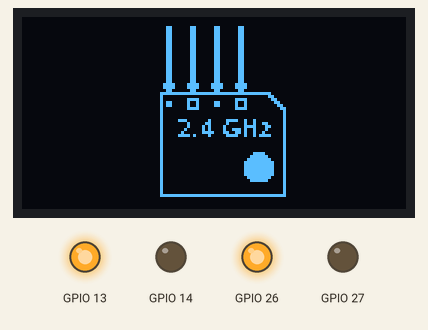
Simulated run of this sketch. Board: ESP32. Parts: 128×64 one-colour display, output pins drawn as LEDs (lit = HIGH). EEPROM starts erased; no radio packets arrive unless stated. At 10.0 s the program restarts the board; the recording ends there.

Above: at 0.06 s.

The sketch:

main_v1.3.ino
```cpp
// NRF24 Connection
// SCK=18, MISO=19, MOSI=23, CS=5, CE=4/15

#include <Arduino.h>
#include <RF24.h>
#include <Preferences.h>
#include <Adafruit_SH110X.h>

#define dial 36
#define select 25
#define red 39
#define b1 35
#define b2 34

Adafruit_SH1106G oled = Adafruit_SH1106G (128,64,&Wire,-1);

const unsigned char CWIR3_Ghost_RF [] PROGMEM = {
	0x00, 0x00, 0x00, 0x00, 0x00, 0x00, 0x00, 0x00, 0x00, 0x00, 0x00, 0x00, 0x00, 0x00, 0x00, 0x00,
	0x00, 0x00, 0x00, 0x00, 0x00, 0x00, 0x00, 0x00, 0x00, 0x00, 0x00, 0x00, 0x00, 0x00, 0x00, 0x00,
	0x00, 0x00, 0x00, 0x00, 0x00, 0x00, 0x00, 0x00, 0x00, 0x00, 0x00, 0x00, 0x00, 0x00, 0x00, 0x00,
	0x00, 0x00, 0x00, 0x00, 0x00, 0x00, 0x00, 0x00, 0x00, 0x00, 0x00, 0x00, 0x00, 0x00, 0x00, 0x00,
	0x00, 0x00, 0x00, 0x00, 0x00, 0x00, 0x00, 0x00, 0x00, 0x00, 0x00, 0x00, 0x00, 0x00, 0x00, 0x00,
	0x00, 0x00, 0x00, 0x00, 0x00, 0x00, 0x00, 0x00, 0x00, 0x00, 0x00, 0x00, 0x00, 0x00, 0x00, 0x00,
	0x00, 0x00, 0x00, 0x00, 0x00, 0x00, 0x00, 0x00, 0x00, 0x00, 0x00, 0x00, 0x00, 0x00, 0x00, 0x00,
	0x00, 0x00, 0x00, 0x00, 0x00, 0x00, 0x00, 0x00, 0x00, 0x00, 0x00, 0x00, 0x00, 0x00, 0x00, 0x00,
	0x00, 0x00, 0x00, 0x00, 0x00, 0x00, 0x00, 0x00, 0x00, 0x00, 0x00, 0x00, 0x00, 0x00, 0x00, 0x00,
	0x00, 0x00, 0x00, 0x00, 0x00, 0x00, 0x00, 0x00, 0x00, 0x00, 0x00, 0x00, 0x00, 0x00, 0x00, 0x00,
	0x00, 0x00, 0x00, 0x00, 0x00, 0x00, 0x00, 0x00, 0x30, 0x80, 0x00, 0x00, 0x00, 0x00, 0x00, 0x00,
	0x00, 0xff, 0x00, 0x00, 0xe0, 0x03, 0x80, 0x00, 0x71, 0xc7, 0x0f, 0xfc, 0x00, 0x00, 0x7f, 0x00,
	0x00, 0xff, 0x07, 0x00, 0xe0, 0x03, 0x80, 0x00, 0x70, 0x80, 0x0f, 0xfc, 0x00, 0x00, 0x7f, 0x00,
	0x03, 0x81, 0xc6, 0x00, 0xe0, 0x03, 0x80, 0x00, 0x70, 0x00, 0x0e, 0x03, 0x80, 0x03, 0x80, 0xe0,
	0x03, 0x81, 0xc5, 0x00, 0xe0, 0x03, 0x80, 0x00, 0x70, 0x00, 0x0e, 0x03, 0x80, 0x03, 0x80, 0xe0,
	0x03, 0x80, 0xc0, 0x80, 0xe0, 0xc3, 0x80, 0x00, 0x70, 0x00, 0x0e, 0x03, 0x80, 0x01, 0x80, 0xe0,
	0x03, 0x80, 0x00, 0x40, 0xe1, 0xc3, 0x80, 0x00, 0x70, 0x82, 0x0e, 0x03, 0x80, 0x00, 0x00, 0xe0,
	0x03, 0x80, 0x00, 0x00, 0xe1, 0xc3, 0x8d, 0xb6, 0x70, 0x84, 0x0e, 0x03, 0x80, 0x00, 0x00, 0xe0,
	0x03, 0x84, 0x00, 0x8c, 0xe1, 0xc3, 0x92, 0x49, 0x70, 0x88, 0x0e, 0x03, 0x80, 0x00, 0x00, 0xe0,
	0x03, 0x8a, 0x00, 0x94, 0xe1, 0xc3, 0x92, 0x49, 0x70, 0x90, 0x0e, 0x03, 0x80, 0x00, 0x00, 0xe0,
	0x03, 0x91, 0x00, 0xa4, 0xe1, 0xc3, 0x92, 0x49, 0x70, 0x90, 0x0f, 0xfc, 0x11, 0x10, 0x1f, 0x00,
	0x03, 0xe0, 0x83, 0xc7, 0xe1, 0xc3, 0xe2, 0x49, 0xff, 0x9f, 0xff, 0xff, 0xea, 0xab, 0xff, 0x00,
	0x03, 0x80, 0x44, 0xa4, 0xe1, 0xc3, 0x92, 0x49, 0x70, 0x90, 0x0f, 0xfc, 0x04, 0x44, 0x0f, 0xc0,
	0x03, 0x80, 0x28, 0x94, 0xe1, 0xc3, 0x92, 0x49, 0x70, 0x90, 0x0e, 0x70, 0x00, 0x00, 0x00, 0xe0,
	0x03, 0x80, 0x10, 0x8c, 0xe1, 0xc3, 0x92, 0x49, 0x70, 0x88, 0x0e, 0x70, 0x00, 0x00, 0x00, 0xe0,
	0x03, 0x80, 0x00, 0x00, 0xe1, 0xc3, 0x8d, 0xb6, 0x70, 0x84, 0x0e, 0x1c, 0x00, 0x00, 0x00, 0xe0,
	0x03, 0x80, 0x00, 0x00, 0xe1, 0xc3, 0x80, 0x00, 0x70, 0x82, 0x0e, 0x1c, 0x00, 0x00, 0x00, 0xe0,
	0x03, 0x80, 0xc0, 0x00, 0xe1, 0xc3, 0x80, 0x00, 0x70, 0x00, 0x0e, 0x03, 0x00, 0x01, 0x80, 0xe0,
	0x03, 0x81, 0xc0, 0x00, 0xe1, 0xc3, 0x80, 0x00, 0x70, 0x00, 0x0e, 0x03, 0x80, 0x03, 0x80, 0xe0,
	0x03, 0x81, 0xc0, 0x00, 0xe1, 0xc3, 0x80, 0x00, 0x70, 0x00, 0x0e, 0x03, 0x80, 0x01, 0x80, 0xe0,
	0x00, 0xff, 0x00, 0x00, 0x3f, 0x3e, 0x00, 0x00, 0x70, 0x00, 0x0e, 0x03, 0x80, 0x00, 0x7f, 0x00,
	0x00, 0xff, 0x00, 0x00, 0x3f, 0x3e, 0x00, 0x00, 0x70, 0x00, 0x0e, 0x03, 0x80, 0x00, 0x7f, 0x00,
	0x00, 0x00, 0x00, 0x00, 0x00, 0x00, 0x00, 0x00, 0x00, 0x00, 0x00, 0x00, 0x00, 0x00, 0x00, 0x00,
	0x00, 0x00, 0x00, 0x00, 0x00, 0x00, 0x00, 0x00, 0x00, 0x00, 0x00, 0x00, 0x00, 0x00, 0x00, 0x00,
	0x00, 0x00, 0x00, 0x00, 0x00, 0x00, 0x00, 0x00, 0x00, 0x00, 0x00, 0x00, 0x00, 0x00, 0x00, 0x00,
	0x00, 0x00, 0x00, 0x00, 0x00, 0x00, 0x00, 0x00, 0x00, 0x00, 0x00, 0x00, 0x00, 0x00, 0x00, 0x00,
	0x00, 0x00, 0x00, 0x00, 0x00, 0x00, 0x00, 0x00, 0x00, 0x00, 0x00, 0x00, 0x00, 0x00, 0x00, 0x00,
	0x00, 0x00, 0x00, 0x00, 0x00, 0x00, 0x00, 0x00, 0x00, 0x00, 0x00, 0x00, 0x00, 0x00, 0x00, 0x00,
	0x00, 0x00, 0x00, 0x00, 0x00, 0x00, 0x00, 0x00, 0x00, 0x00, 0x00, 0x00, 0x00, 0x00, 0x00, 0x00,
	0x00, 0x00, 0x00, 0x00, 0x00, 0x00, 0x00, 0x00, 0x00, 0x00, 0x00, 0x00, 0x00, 0x00, 0x00, 0x00,
	0x00, 0x00, 0x00, 0x00, 0x00, 0x00, 0x00, 0x00, 0x00, 0x00, 0x00, 0x00, 0x00, 0x00, 0x00, 0x00,
	0x00, 0x00, 0x00, 0x00, 0x00, 0x00, 0x00, 0x00, 0x00, 0x00, 0x00, 0x00, 0x00, 0x00, 0x00, 0x00,
	0x00, 0x00, 0x00, 0x00, 0x00, 0x00, 0x00, 0x00, 0x00, 0x00, 0x00, 0x00, 0x00, 0x00, 0x00, 0x00,
	0x00, 0x00, 0x00, 0x00, 0x00, 0x00, 0x00, 0x00, 0x00, 0x00, 0x00, 0x00, 0x00, 0x00, 0x00, 0x00,
	0x00, 0x00, 0x00, 0x00, 0x00, 0x00, 0x00, 0x00, 0x00, 0x00, 0x00, 0x00, 0x00, 0x00, 0x00, 0x00,
	0x00, 0x00, 0x00, 0x38, 0x10, 0x00, 0x00, 0x00, 0x00, 0x00, 0x00, 0x7c, 0x0f, 0xe0, 0x00, 0x00,
	0x00, 0x00, 0x01, 0xfe, 0x10, 0x00, 0x00, 0x00, 0x60, 0x00, 0x00, 0xff, 0x0f, 0xf0, 0x00, 0x00,
	0x00, 0x00, 0x03, 0x83, 0x10, 0x00, 0x00, 0x00, 0x60, 0x00, 0x00, 0xc3, 0x0c, 0x00, 0x00, 0x00,
	0x00, 0x00, 0x07, 0x00, 0x11, 0x00, 0xc0, 0x38, 0xe0, 0x00, 0x00, 0xc3, 0x8c, 0x00, 0x00, 0x00,
	0x00, 0x00, 0x06, 0x00, 0x1f, 0xc3, 0xf0, 0xfd, 0xfc, 0x00, 0x00, 0xc3, 0x8c, 0x00, 0x00, 0x00,
	0x00, 0x00, 0x06, 0x00, 0x18, 0xc7, 0x19, 0x80, 0x60, 0x00, 0x00, 0xc3, 0x0c, 0x00, 0x00, 0x00,
	0x00, 0x00, 0x06, 0x0f, 0x18, 0x66, 0x19, 0x80, 0x60, 0x00, 0x00, 0xff, 0x0f, 0xe0, 0x00, 0x00,
	0x00, 0x00, 0x06, 0x1f, 0x10, 0x66, 0x09, 0xe0, 0x60, 0x07, 0x00, 0xfe, 0x0c, 0x00, 0x00, 0x00,
	0x00, 0x00, 0x06, 0x03, 0x10, 0x66, 0x0c, 0x78, 0x60, 0x0f, 0x80, 0xc3, 0x0c, 0x00, 0x00, 0x00,
	0x00, 0x00, 0x06, 0x03, 0x10, 0x66, 0x18, 0x0c, 0x60, 0x00, 0x00, 0xc3, 0x8c, 0x00, 0x00, 0x00,
	0x00, 0x00, 0x03, 0x03, 0x10, 0x66, 0x18, 0x06, 0x60, 0x00, 0x00, 0xc1, 0x8c, 0x00, 0x00, 0x00,
	0x00, 0x00, 0x03, 0xe7, 0x10, 0x63, 0x39, 0x8c, 0x60, 0x00, 0x00, 0xc1, 0xcc, 0x00, 0x00, 0x00,
	0x00, 0x00, 0x00, 0xfe, 0x10, 0x63, 0xf1, 0xfc, 0x3c, 0x00, 0x00, 0xc0, 0xcc, 0x00, 0x00, 0x00,
	0x00, 0x00, 0x00, 0x00, 0x00, 0x00, 0x00, 0x00, 0x00, 0x00, 0x00, 0x00, 0x00, 0x00, 0x00, 0x00,
	0x00, 0x00, 0x00, 0x00, 0x00, 0x00, 0x00, 0x00, 0x00, 0x00, 0x00, 0x00, 0x00, 0x00, 0x00, 0x00,
	0x00, 0x00, 0x00, 0x00, 0x00, 0x00, 0x00, 0x00, 0x00, 0x00, 0x00, 0x00, 0x00, 0x00, 0x00, 0x00,
	0x00, 0x00, 0x00, 0x00, 0x00, 0x00, 0x00, 0x00, 0x00, 0x00, 0x00, 0x00, 0x00, 0x00, 0x00, 0x00,
	0x00, 0x00, 0x00, 0x00, 0x00, 0x00, 0x00, 0x00, 0x00, 0x00, 0x00, 0x00, 0x00, 0x00, 0x00, 0x00,
	0x00, 0x00, 0x00, 0x00, 0x00, 0x00, 0x00, 0x00, 0x00, 0x00, 0x00, 0x00, 0x00, 0x00, 0x00, 0x00
};
const unsigned char NRF_Operating [] PROGMEM = {
	0x00, 0x00, 0x00, 0x00, 0x00, 0x00, 0x00, 0x00, 0x00, 0x00, 0x00, 0x00, 0x00, 0x00, 0x00, 0x00,
	0x00, 0x00, 0x00, 0x00, 0x00, 0x00, 0x00, 0x00, 0x00, 0x00, 0x00, 0x00, 0x00, 0x00, 0x00, 0x00,
	0x00, 0x00, 0x00, 0x00, 0x00, 0x00, 0x00, 0x00, 0x00, 0x00, 0x00, 0x00, 0x00, 0x00, 0x00, 0x00,
	0x00, 0x00, 0x00, 0x00, 0x00, 0x00, 0xc0, 0xc0, 0xc0, 0xc0, 0x00, 0x00, 0x00, 0x00, 0x00, 0x00,
	0x00, 0x00, 0x00, 0x00, 0x00, 0x00, 0xc0, 0xc0, 0xc0, 0xc0, 0x00, 0x00, 0x00, 0x00, 0x00, 0x00,
	0x00, 0x00, 0x00, 0x00, 0x00, 0x00, 0xc0, 0xc0, 0xc0, 0xc0, 0x00, 0x00, 0x00, 0x00, 0x00, 0x00,
	0x00, 0x00, 0x00, 0x00, 0x00, 0x00, 0xc0, 0xc0, 0xc0, 0xc0, 0x00, 0x00, 0x00, 0x00, 0x00, 0x00,
	0x00, 0x00, 0x00, 0x00, 0x00, 0x00, 0xc0, 0xc0, 0xc0, 0xc0, 0x00, 0x00, 0x00, 0x00, 0x00, 0x00,
	0x00, 0x00, 0x00, 0x00, 0x00, 0x00, 0xc0, 0xc0, 0xc0, 0xc0, 0x00, 0x00, 0x00, 0x00, 0x00, 0x00,
	0x00, 0x00, 0x00, 0x00, 0x00, 0x00, 0xc0, 0xc0, 0xc0, 0xc0, 0x00, 0x00, 0x00, 0x00, 0x00, 0x00,
	0x00, 0x00, 0x00, 0x00, 0x00, 0x00, 0xc0, 0xc0, 0xc0, 0xc0, 0x00, 0x00, 0x00, 0x00, 0x00, 0x00,
	0x00, 0x00, 0x00, 0x00, 0x00, 0x00, 0xc0, 0xc0, 0xc0, 0xc0, 0x00, 0x00, 0x00, 0x00, 0x00, 0x00,
	0x00, 0x00, 0x00, 0x00, 0x00, 0x00, 0xc0, 0xc0, 0xc0, 0xc0, 0x00, 0x00, 0x00, 0x00, 0x00, 0x00,
	0x00, 0x00, 0x00, 0x00, 0x00, 0x00, 0xc0, 0xc0, 0xc0, 0xc0, 0x00, 0x00, 0x00, 0x00, 0x00, 0x00,
	0x00, 0x00, 0x00, 0x00, 0x00, 0x00, 0xc0, 0xc0, 0xc0, 0xc0, 0x00, 0x00, 0x00, 0x00, 0x00, 0x00,
	0x00, 0x00, 0x00, 0x00, 0x00, 0x00, 0xc0, 0xc0, 0xc0, 0xc0, 0x00, 0x00, 0x00, 0x00, 0x00, 0x00,
	0x00, 0x00, 0x00, 0x00, 0x00, 0x00, 0xc0, 0xc0, 0xc0, 0xc0, 0x00, 0x00, 0x00, 0x00, 0x00, 0x00,
	0x00, 0x00, 0x00, 0x00, 0x00, 0x00, 0xc0, 0xc0, 0xc0, 0xc0, 0x00, 0x00, 0x00, 0x00, 0x00, 0x00,
	0x00, 0x00, 0x00, 0x00, 0x00, 0x00, 0xc0, 0xc0, 0xc0, 0xc0, 0x00, 0x00, 0x00, 0x00, 0x00, 0x00,
	0x00, 0x00, 0x00, 0x00, 0x00, 0x00, 0xc0, 0xc0, 0xc0, 0xc0, 0x00, 0x00, 0x00, 0x00, 0x00, 0x00,
	0x00, 0x00, 0x00, 0x00, 0x00, 0x00, 0xc0, 0xc0, 0xc0, 0xc0, 0x00, 0x00, 0x00, 0x00, 0x00, 0x00,
	0x00, 0x00, 0x00, 0x00, 0x00, 0x00, 0xc0, 0xc0, 0xc0, 0xc0, 0x00, 0x00, 0x00, 0x00, 0x00, 0x00,
	0x00, 0x00, 0x00, 0x00, 0x00, 0x01, 0xe1, 0xe1, 0xe1, 0xe0, 0x00, 0x00, 0x00, 0x00, 0x00, 0x00,
	0x00, 0x00, 0x00, 0x00, 0x00, 0x01, 0xe1, 0xe1, 0xe1, 0xe0, 0x00, 0x00, 0x00, 0x00, 0x00, 0x00,
	0x00, 0x00, 0x00, 0x00, 0x00, 0x00, 0xc0, 0xc0, 0xc0, 0xc0, 0x00, 0x00, 0x00, 0x00, 0x00, 0x00,
	0x00, 0x00, 0x00, 0x00, 0x00, 0x03, 0xff, 0xff, 0xff, 0xff, 0xe0, 0x00, 0x00, 0x00, 0x00, 0x00,
	0x00, 0x00, 0x00, 0x00, 0x00, 0x02, 0x00, 0x00, 0x00, 0x00, 0x30, 0x00, 0x00, 0x00, 0x00, 0x00,
	0x00, 0x00, 0x00, 0x00, 0x00, 0x02, 0x01, 0xe0, 0x01, 0xe0, 0x18, 0x00, 0x00, 0x00, 0x00, 0x00,
	0x00, 0x00, 0x00, 0x00, 0x00, 0x02, 0xc1, 0x20, 0xc1, 0x20, 0x0c, 0x00, 0x00, 0x00, 0x00, 0x00,
	0x00, 0x00, 0x00, 0x00, 0x00, 0x02, 0xc1, 0x20, 0xc1, 0x20, 0x06, 0x00, 0x00, 0x00, 0x00, 0x00,
	0x00, 0x00, 0x00, 0x00, 0x00, 0x02, 0x01, 0xe0, 0x01, 0xe0, 0x03, 0x00, 0x00, 0x00, 0x00, 0x00,
	0x00, 0x00, 0x00, 0x00, 0x00, 0x02, 0x00, 0x00, 0x00, 0x00, 0x01, 0x00, 0x00, 0x00, 0x00, 0x00,
	0x00, 0x00, 0x00, 0x00, 0x00, 0x02, 0x00, 0x00, 0x00, 0x00, 0x01, 0x00, 0x00, 0x00, 0x00, 0x00,
	0x00, 0x00, 0x00, 0x00, 0x00, 0x02, 0x00, 0x00, 0x00, 0x00, 0x01, 0x00, 0x00, 0x00, 0x00, 0x00,
	0x00, 0x00, 0x00, 0x00, 0x00, 0x02, 0x0e, 0x02, 0x0f, 0x24, 0x01, 0x00, 0x00, 0x00, 0x00, 0x00,
	0x00, 0x00, 0x00, 0x00, 0x00, 0x02, 0x01, 0x06, 0x08, 0x24, 0xc1, 0x00, 0x00, 0x00, 0x00, 0x00,
	0x00, 0x00, 0x00, 0x00, 0x00, 0x02, 0x01, 0x0a, 0x10, 0x3c, 0x61, 0x00, 0x00, 0x00, 0x00, 0x00,
	0x00, 0x00, 0x00, 0x00, 0x00, 0x02, 0x02, 0x0a, 0x13, 0xa4, 0x41, 0x00, 0x00, 0x00, 0x00, 0x00,
	0x00, 0x00, 0x00, 0x00, 0x00, 0x02, 0x04, 0x0f, 0x19, 0xa4, 0x81, 0x00, 0x00, 0x00, 0x00, 0x00,
	0x00, 0x00, 0x00, 0x00, 0x00, 0x02, 0x0f, 0x42, 0x0f, 0x25, 0xe1, 0x00, 0x00, 0x00, 0x00, 0x00,
	0x00, 0x00, 0x00, 0x00, 0x00, 0x02, 0x00, 0x00, 0x00, 0x00, 0x01, 0x00, 0x00, 0x00, 0x00, 0x00,
	0x00, 0x00, 0x00, 0x00, 0x00, 0x02, 0x00, 0x00, 0x00, 0x00, 0x01, 0x00, 0x00, 0x00, 0x00, 0x00,
	0x00, 0x00, 0x00, 0x00, 0x00, 0x02, 0x00, 0x00, 0x00, 0x00, 0x01, 0x00, 0x00, 0x00, 0x00, 0x00,
	0x00, 0x00, 0x00, 0x00, 0x00, 0x02, 0x00, 0x00, 0x00, 0x00, 0x01, 0x00, 0x00, 0x00, 0x00, 0x00,
	0x00, 0x00, 0x00, 0x00, 0x00, 0x02, 0x00, 0x00, 0x00, 0x00, 0x01, 0x00, 0x00, 0x00, 0x00, 0x00,
	0x00, 0x00, 0x00, 0x00, 0x00, 0x02, 0x00, 0x00, 0x00, 0x07, 0x81, 0x00, 0x00, 0x00, 0x00, 0x00,
	0x00, 0x00, 0x00, 0x00, 0x00, 0x02, 0x00, 0x00, 0x00, 0x0f, 0xc1, 0x00, 0x00, 0x00, 0x00, 0x00,
	0x00, 0x00, 0x00, 0x00, 0x00, 0x02, 0x00, 0x00, 0x00, 0x1f, 0xe1, 0x00, 0x00, 0x00, 0x00, 0x00,
	0x00, 0x00, 0x00, 0x00, 0x00, 0x02, 0x00, 0x00, 0x00, 0x3f, 0xf1, 0x00, 0x00, 0x00, 0x00, 0x00,
	0x00, 0x00, 0x00, 0x00, 0x00, 0x02, 0x00, 0x00, 0x00, 0x3f, 0xf1, 0x00, 0x00, 0x00, 0x00, 0x00,
	0x00, 0x00, 0x00, 0x00, 0x00, 0x02, 0x00, 0x00, 0x00, 0x3f, 0xf1, 0x00, 0x00, 0x00, 0x00, 0x00,
	0x00, 0x00, 0x00, 0x00, 0x00, 0x02, 0x00, 0x00, 0x00, 0x3f, 0xf1, 0x00, 0x00, 0x00, 0x00, 0x00,
	0x00, 0x00, 0x00, 0x00, 0x00, 0x02, 0x00, 0x00, 0x00, 0x3f, 0xf1, 0x00, 0x00, 0x00, 0x00, 0x00,
	0x00, 0x00, 0x00, 0x00, 0x00, 0x02, 0x00, 0x00, 0x00, 0x1f, 0xe1, 0x00, 0x00, 0x00, 0x00, 0x00,
	0x00, 0x00, 0x00, 0x00, 0x00, 0x02, 0x00, 0x00, 0x00, 0x0f, 0xc1, 0x00, 0x00, 0x00, 0x00, 0x00,
	0x00, 0x00, 0x00, 0x00, 0x00, 0x02, 0x00, 0x00, 0x00, 0x00, 0x01, 0x00, 0x00, 0x00, 0x00, 0x00,
	0x00, 0x00, 0x00, 0x00, 0x00, 0x02, 0x00, 0x00, 0x00, 0x00, 0x01, 0x00, 0x00, 0x00, 0x00, 0x00,
	0x00, 0x00, 0x00, 0x00, 0x00, 0x02, 0x00, 0x00, 0x00, 0x00, 0x01, 0x00, 0x00, 0x00, 0x00, 0x00,
	0x00, 0x00, 0x00, 0x00, 0x00, 0x02, 0x00, 0x00, 0x00, 0x00, 0x01, 0x00, 0x00, 0x00, 0x00, 0x00,
	0x00, 0x00, 0x00, 0x00, 0x00, 0x03, 0xff, 0xff, 0xff, 0xff, 0xff, 0x00, 0x00, 0x00, 0x00, 0x00,
	0x00, 0x00, 0x00, 0x00, 0x00, 0x00, 0x00, 0x00, 0x00, 0x00, 0x00, 0x00, 0x00, 0x00, 0x00, 0x00,
	0x00, 0x00, 0x00, 0x00, 0x00, 0x00, 0x00, 0x00, 0x00, 0x00, 0x00, 0x00, 0x00, 0x00, 0x00, 0x00,
	0x00, 0x00, 0x00, 0x00, 0x00, 0x00, 0x00, 0x00, 0x00, 0x00, 0x00, 0x00, 0x00, 0x00, 0x00, 0x00,
	0x00, 0x00, 0x00, 0x00, 0x00, 0x00, 0x00, 0x00, 0x00, 0x00, 0x00, 0x00, 0x00, 0x00, 0x00, 0x00
};
const unsigned char NRF_Operating_2 [] PROGMEM = {
	0x00, 0x00, 0x00, 0x00, 0x00, 0x00, 0x00, 0x00, 0x00, 0x00, 0x00, 0x00, 0x00, 0x00, 0x00, 0x00,
	0x00, 0x00, 0x00, 0x00, 0x00, 0x00, 0x00, 0x00, 0x00, 0x00, 0x00, 0x00, 0x00, 0x00, 0x00, 0x00,
	0x00, 0x00, 0x00, 0x00, 0x00, 0x00, 0x00, 0x00, 0x00, 0x00, 0x00, 0x00, 0x00, 0x00, 0x00, 0x00,
	0x00, 0x00, 0x00, 0x00, 0x00, 0x00, 0xc0, 0xc0, 0xc0, 0xc0, 0x00, 0x00, 0x00, 0x00, 0x00, 0x00,
	0x00, 0x00, 0x00, 0x00, 0x00, 0x00, 0xc0, 0xc0, 0xc0, 0xc0, 0x00, 0x00, 0x00, 0x00, 0x00, 0x00,
	0x00, 0x00, 0x00, 0x00, 0x00, 0x00, 0xc0, 0xc0, 0xc0, 0xc0, 0x00, 0x00, 0x00, 0x00, 0x00, 0x00,
	0x00, 0x00, 0x00, 0x00, 0x00, 0x00, 0xc0, 0xc0, 0xc0, 0xc0, 0x00, 0x00, 0x00, 0x00, 0x00, 0x00,
	0x00, 0x00, 0x00, 0x00, 0x00, 0x00, 0xc0, 0xc0, 0xc0, 0xc0, 0x00, 0x00, 0x00, 0x00, 0x00, 0x00,
	0x00, 0x00, 0x00, 0x00, 0x00, 0x00, 0xc0, 0xc0, 0xc0, 0xc0, 0x00, 0x00, 0x00, 0x00, 0x00, 0x00,
	0x00, 0x00, 0x00, 0x00, 0x00, 0x00, 0xc0, 0xc0, 0xc0, 0xc0, 0x00, 0x00, 0x00, 0x00, 0x00, 0x00,
	0x00, 0x00, 0x00, 0x00, 0x00, 0x00, 0xc0, 0xc0, 0xc0, 0xc0, 0x00, 0x00, 0x00, 0x00, 0x00, 0x00,
	0x00, 0x00, 0x00, 0x00, 0x00, 0x00, 0xc0, 0xc0, 0xc0, 0xc0, 0x00, 0x00, 0x00, 0x00, 0x00, 0x00,
	0x00, 0x00, 0x00, 0x00, 0x00, 0x00, 0xc0, 0xc0, 0xc0, 0xc0, 0x00, 0x00, 0x00, 0x00, 0x00, 0x00,
	0x00, 0x00, 0x00, 0x00, 0x00, 0x00, 0xc0, 0xc0, 0xc0, 0xc0, 0x00, 0x00, 0x00, 0x00, 0x00, 0x00,
	0x00, 0x00, 0x00, 0x00, 0x00, 0x00, 0xc0, 0xc0, 0xc0, 0xc0, 0x00, 0x00, 0x00, 0x00, 0x00, 0x00,
	0x00, 0x00, 0x00, 0x00, 0x00, 0x00, 0xc0, 0xc0, 0xc0, 0xc0, 0x00, 0x00, 0x00, 0x00, 0x00, 0x00,
	0x00, 0x00, 0x00, 0x00, 0x00, 0x00, 0xc0, 0xc0, 0xc0, 0xc0, 0x00, 0x00, 0x00, 0x00, 0x00, 0x00,
	0x00, 0x00, 0x00, 0x00, 0x00, 0x00, 0xc0, 0xc0, 0xc0, 0xc0, 0x00, 0x00, 0x00, 0x00, 0x00, 0x00,
	0x00, 0x00, 0x00, 0x00, 0x00, 0x00, 0xc0, 0xc0, 0xc0, 0xc0, 0x00, 0x00, 0x00, 0x00, 0x00, 0x00,
	0x00, 0x00, 0x00, 0x00, 0x00, 0x00, 0xc0, 0xc0, 0xc0, 0xc0, 0x00, 0x00, 0x00, 0x00, 0x00, 0x00,
	0x00, 0x00, 0x00, 0x00, 0x00, 0x00, 0xc0, 0xc0, 0xc0, 0xc0, 0x00, 0x00, 0x00, 0x00, 0x00, 0x00,
	0x00, 0x00, 0x00, 0x00, 0x00, 0x00, 0xc0, 0xc0, 0xc0, 0xc0, 0x00, 0x00, 0x00, 0x00, 0x00, 0x00,
	0x00, 0x00, 0x00, 0x00, 0x00, 0x01, 0xe1, 0xe1, 0xe1, 0xe0, 0x00, 0x00, 0x00, 0x00, 0x00, 0x00,
	0x00, 0x00, 0x00, 0x00, 0x00, 0x01, 0xe1, 0xe1, 0xe1, 0xe0, 0x00, 0x00, 0x00, 0x00, 0x00, 0x00,
	0x00, 0x00, 0x00, 0x00, 0x00, 0x00, 0xc0, 0xc0, 0xc0, 0xc0, 0x00, 0x00, 0x00, 0x00, 0x00, 0x00,
	0x00, 0x00, 0x00, 0x00, 0x00, 0x03, 0xff, 0xff, 0xff, 0xff, 0xe0, 0x00, 0x00, 0x00, 0x00, 0x00,
	0x00, 0x00, 0x00, 0x00, 0x00, 0x02, 0x00, 0x00, 0x00, 0x00, 0x30, 0x00, 0x00, 0x00, 0x00, 0x00,
	0x00, 0x00, 0x00, 0x00, 0x00, 0x03, 0xe0, 0x01, 0xe0, 0x00, 0x18, 0x00, 0x00, 0x00, 0x00, 0x00,
	0x00, 0x00, 0x00, 0x00, 0x00, 0x03, 0x20, 0xc1, 0x20, 0xc0, 0x0c, 0x00, 0x00, 0x00, 0x00, 0x00,
	0x00, 0x00, 0x00, 0x00, 0x00, 0x03, 0x20, 0xc1, 0x20, 0xc0, 0x06, 0x00, 0x00, 0x00, 0x00, 0x00,
	0x00, 0x00, 0x00, 0x00, 0x00, 0x03, 0xe0, 0x01, 0xe0, 0x00, 0x03, 0x00, 0x00, 0x00, 0x00, 0x00,
	0x00, 0x00, 0x00, 0x00, 0x00, 0x02, 0x00, 0x00, 0x00, 0x00, 0x01, 0x00, 0x00, 0x00, 0x00, 0x00,
	0x00, 0x00, 0x00, 0x00, 0x00, 0x02, 0x00, 0x00, 0x00, 0x00, 0x01, 0x00, 0x00, 0x00, 0x00, 0x00,
	0x00, 0x00, 0x00, 0x00, 0x00, 0x02, 0x00, 0x00, 0x00, 0x00, 0x01, 0x00, 0x00, 0x00, 0x00, 0x00,
	0x00, 0x00, 0x00, 0x00, 0x00, 0x02, 0x0e, 0x02, 0x0f, 0x24, 0x01, 0x00, 0x00, 0x00, 0x00, 0x00,
	0x00, 0x00, 0x00, 0x00, 0x00, 0x02, 0x01, 0x06, 0x08, 0x24, 0xc1, 0x00, 0x00, 0x00, 0x00, 0x00,
	0x00, 0x00, 0x00, 0x00, 0x00, 0x02, 0x01, 0x0a, 0x10, 0x3c, 0x61, 0x00, 0x00, 0x00, 0x00, 0x00,
	0x00, 0x00, 0x00, 0x00, 0x00, 0x02, 0x02, 0x0a, 0x13, 0xa4, 0x41, 0x00, 0x00, 0x00, 0x00, 0x00,
	0x00, 0x00, 0x00, 0x00, 0x00, 0x02, 0x04, 0x0f, 0x19, 0xa4, 0x81, 0x00, 0x00, 0x00, 0x00, 0x00,
	0x00, 0x00, 0x00, 0x00, 0x00, 0x02, 0x0f, 0x42, 0x0f, 0x25, 0xe1, 0x00, 0x00, 0x00, 0x00, 0x00,
	0x00, 0x00, 0x00, 0x00, 0x00, 0x02, 0x00, 0x00, 0x00, 0x00, 0x01, 0x00, 0x00, 0x00, 0x00, 0x00,
	0x00, 0x00, 0x00, 0x00, 0x00, 0x02, 0x00, 0x00, 0x00, 0x00, 0x01, 0x00, 0x00, 0x00, 0x00, 0x00,
	0x00, 0x00, 0x00, 0x00, 0x00, 0x02, 0x00, 0x00, 0x00, 0x00, 0x01, 0x00, 0x00, 0x00, 0x00, 0x00,
	0x00, 0x00, 0x00, 0x00, 0x00, 0x02, 0x00, 0x00, 0x00, 0x00, 0x01, 0x00, 0x00, 0x00, 0x00, 0x00,
	0x00, 0x00, 0x00, 0x00, 0x00, 0x02, 0x00, 0x00, 0x00, 0x00, 0x01, 0x00, 0x00, 0x00, 0x00, 0x00,
	0x00, 0x00, 0x00, 0x00, 0x00, 0x02, 0x00, 0x00, 0x00, 0x07, 0x81, 0x00, 0x00, 0x00, 0x00, 0x00,
	0x00, 0x00, 0x00, 0x00, 0x00, 0x02, 0x00, 0x00, 0x00, 0x0f, 0xc1, 0x00, 0x00, 0x00, 0x00, 0x00,
	0x00, 0x00, 0x00, 0x00, 0x00, 0x02, 0x00, 0x00, 0x00, 0x1f, 0xe1, 0x00, 0x00, 0x00, 0x00, 0x00,
	0x00, 0x00, 0x00, 0x00, 0x00, 0x02, 0x00, 0x00, 0x00, 0x3f, 0xf1, 0x00, 0x00, 0x00, 0x00, 0x00,
	0x00, 0x00, 0x00, 0x00, 0x00, 0x02, 0x00, 0x00, 0x00, 0x3f, 0xf1, 0x00, 0x00, 0x00, 0x00, 0x00,
	0x00, 0x00, 0x00, 0x00, 0x00, 0x02, 0x00, 0x00, 0x00, 0x3f, 0xf1, 0x00, 0x00, 0x00, 0x00, 0x00,
	0x00, 0x00, 0x00, 0x00, 0x00, 0x02, 0x00, 0x00, 0x00, 0x3f, 0xf1, 0x00, 0x00, 0x00, 0x00, 0x00,
	0x00, 0x00, 0x00, 0x00, 0x00, 0x02, 0x00, 0x00, 0x00, 0x3f, 0xf1, 0x00, 0x00, 0x00, 0x00, 0x00,
	0x00, 0x00, 0x00, 0x00, 0x00, 0x02, 0x00, 0x00, 0x00, 0x1f, 0xe1, 0x00, 0x00, 0x00, 0x00, 0x00,
	0x00, 0x00, 0x00, 0x00, 0x00, 0x02, 0x00, 0x00, 0x00, 0x0f, 0xc1, 0x00, 0x00, 0x00, 0x00, 0x00,
	0x00, 0x00, 0x00, 0x00, 0x00, 0x02, 0x00, 0x00, 0x00, 0x00, 0x01, 0x00, 0x00, 0x00, 0x00, 0x00,
	0x00, 0x00, 0x00, 0x00, 0x00, 0x02, 0x00, 0x00, 0x00, 0x00, 0x01, 0x00, 0x00, 0x00, 0x00, 0x00,
	0x00, 0x00, 0x00, 0x00, 0x00, 0x02, 0x00, 0x00, 0x00, 0x00, 0x01, 0x00, 0x00, 0x00, 0x00, 0x00,
	0x00, 0x00, 0x00, 0x00, 0x00, 0x02, 0x00, 0x00, 0x00, 0x00, 0x01, 0x00, 0x00, 0x00, 0x00, 0x00,
	0x00, 0x00, 0x00, 0x00, 0x00, 0x03, 0xff, 0xff, 0xff, 0xff, 0xff, 0x00, 0x00, 0x00, 0x00, 0x00,
	0x00, 0x00, 0x00, 0x00, 0x00, 0x00, 0x00, 0x00, 0x00, 0x00, 0x00, 0x00, 0x00, 0x00, 0x00, 0x00,
	0x00, 0x00, 0x00, 0x00, 0x00, 0x00, 0x00, 0x00, 0x00, 0x00, 0x00, 0x00, 0x00, 0x00, 0x00, 0x00,
	0x00, 0x00, 0x00, 0x00, 0x00, 0x00, 0x00, 0x00, 0x00, 0x00, 0x00, 0x00, 0x00, 0x00, 0x00, 0x00,
	0x00, 0x00, 0x00, 0x00, 0x00, 0x00, 0x00, 0x00, 0x00, 0x00, 0x00, 0x00, 0x00, 0x00, 0x00, 0x00
};


SPIClass *hp = nullptr;

RF24 radio(4, 5);///CE,CSN
Preferences preferences;

byte i = 45;

unsigned int flag = 0;

const int interval = 10000;
unsigned long previousMillis = 0;
unsigned long currentMillis = 0;

void initHP() {
  hp = new SPIClass(VSPI);
  hp->begin();
  if (radio.begin(hp)) {
    delay(200);
    radio.setAutoAck(false);
    radio.stopListening();
    radio.setRetries(0, 0);
    radio.setPayloadSize(5);   ////SET VALUE ON RF24.CPP
    radio.setAddressWidth(3);  ////SET VALUE ON RF24.CPP
    radio.setPALevel(RF24_PA_MAX, true);
    radio.setDataRate(RF24_2MBPS);
    radio.setCRCLength(RF24_CRC_DISABLED);
    radio.startConstCarrier(RF24_PA_MAX, i);
  }
}

void setup(void) {
  Serial.begin(115200);
  oled.begin(0x3c);
  oled.clearDisplay();
  preferences.begin("Startup_Log", false);
  unsigned int counter = preferences.getUInt("counter", 0);

  if((counter%2)==0){
    oled.drawBitmap(0,0,NRF_Operating,128,64,SH110X_WHITE);
    oled.display();
    pinMode(13,OUTPUT);
    pinMode(14,OUTPUT);
    pinMode(26,OUTPUT);
    pinMode(27,OUTPUT);
    digitalWrite(13,HIGH);
    digitalWrite(14,LOW);
    digitalWrite(26,HIGH);
    digitalWrite(27,LOW);
    counter++;
    preferences.putUInt("counter", counter);
  }

  else if((counter%2)!=0){
    oled.drawBitmap(0,0,NRF_Operating_2,128,64,SH110X_WHITE);
    oled.display();
    pinMode(13,OUTPUT);
    pinMode(14,OUTPUT);
    pinMode(26,OUTPUT);
    pinMode(27,OUTPUT);
    digitalWrite(13,LOW);
    digitalWrite(14,HIGH);
    digitalWrite(26,LOW);
    digitalWrite(27,HIGH);
    counter++;
    preferences.putUInt("counter", counter);
  }
  preferences.end();
  initHP();
}


void loop() {
  for (int i = 0; i < 79; i++) {
    radio.setChannel(i);
    currentMillis = millis();
    if((currentMillis - previousMillis)>=interval){
      ESP.restart();
    }
  }
}


/*
void setup(){
  pinMode(dial,INPUT);
  pinMode(select,INPUT);
  pinMode(red,INPUT);
  pinMode(b1,INPUT);
  pinMode(b2,INPUT);
  oled.begin(0x3c,true);
  oled.clearDisplay();
  oled.drawBitmap(0,0,CWIR3_Ghost_RF,128,64,SH110X_WHITE);
  oled.display();
  delay(1000);
  oled.clearDisplay();
  oled.setTextColor(SH110X_WHITE);
  oled.setTextSize(1);
}

void loop(){
  oled.setCursor(0,3);
  oled.print("Dial : ");
  oled.println(analogRead(dial));
  oled.print("Select : ");
  oled.println(analogRead(select));
  oled.print("Red : ");
  oled.println(digitalRead(red));
  oled.print("B1 : ");
  oled.println(digitalRead(b1));
  oled.print("B2 : ");
  oled.println(digitalRead(b2));
  oled.display();
  delay(50);
  oled.clearDisplay();
}
*/
```
